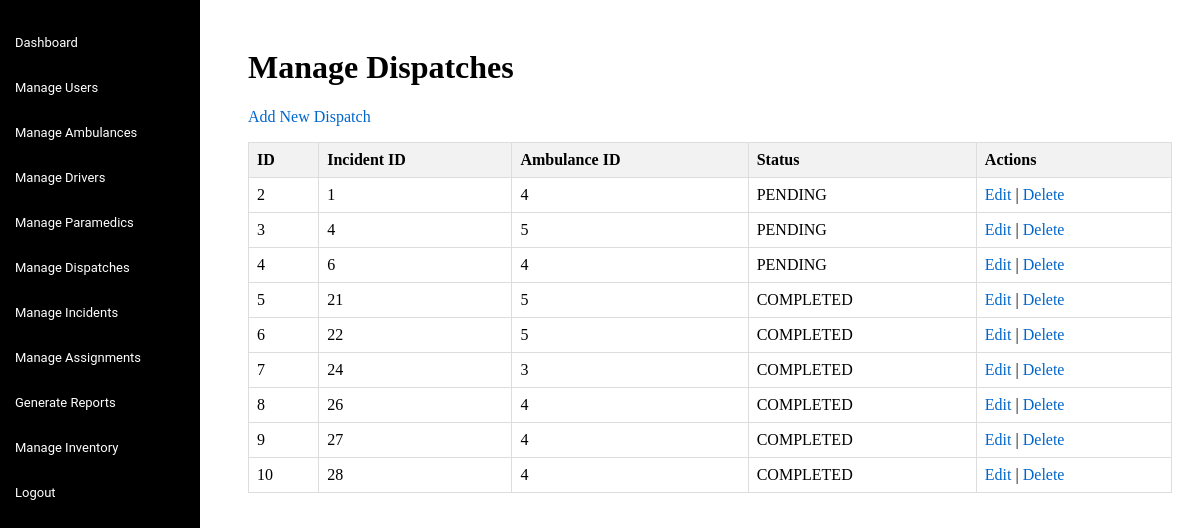
The app's page /admin/dispatches.php (signed in) with its own data.
### tables this page shows
CREATE TABLE `dispatches` (
  `id` int(11) NOT NULL,
  `incident_id` int(11) DEFAULT NULL,
  `ambulance_id` int(11) DEFAULT NULL,
  `paramedic_id` int(11) DEFAULT NULL,
  `dispatch_time` timestamp NOT NULL DEFAULT current_timestamp(),
  `acknowledgment_time` timestamp NULL DEFAULT NULL,
  `completion_time` timestamp NULL DEFAULT NULL,
  `status` enum('PENDING','ACKNOWLEDGED','COMPLETED','CANCELLED') DEFAULT 'PENDING',
  `driver_id` int(11) DEFAULT NULL
);

### admin/dispatches.php (the view, shortened to what this page needs)
<?php
include '../includes/db_connect.php';
$query = "SELECT * FROM dispatches";
$result = mysqli_query($conn, $query);
?>
<!DOCTYPE html>
<html lang="en">
<head>
</head>
<body>
    <?php include 'includes/sidebar.php'; ?>
    <div class="content">
        <h1>Manage Dispatches</h1>
        <p><a href="add_dispatch.php">Add New Dispatch</a></p>
        <table>
            <tr>
                <th>ID</th>
                <th>Incident ID</th>
                <th>Ambulance ID</th>
                <th>Status</th>
                <th>Actions</th>
            </tr>
            <?php while ($row = mysqli_fetch_assoc($result)) { ?>
                <tr>
                    <td><?php echo $row['id']; ?></td>
                    <td><?php echo $row['incident_id']; ?></td>
                    <td><?php echo $row['ambulance_id']; ?></td>
                    <td><?php echo $row['status']; ?></td>
                    <td>
                        <a href="edit_dispatch.php?id=<?php echo $row['id']; ?>">Edit</a> |
                        <a href="delete_dispatch.php?id=<?php echo $row['id']; ?>" onclick="return confirm('Are you sure?');">Delete</a>
                    </td>
                </tr>
            <?php } ?>
        </table>
    </div>
</body>
</html>

### admin/dispatches.php (style rules this page uses)
.content { margin-left: 220px; padding: 20px; }
table { width: 100%; border-collapse: collapse; }
th, td { border: 1px solid #ddd; padding: 8px; text-align: left; }
th { background-color: #f2f2f2; }
a { color: #0066cc; text-decoration: none; }

### admin/includes/sidebar.php (style rules this page uses)
.content { margin-left: 220px; padding: 20px; }

### records on screen
dispatches: id "2", incident "1", ambulance "4", status "PENDING"
dispatches: id "3", incident "4", ambulance "5", status "PENDING"
dispatches: id "4", incident "6", ambulance "4", status "PENDING"
dispatches: id "5", incident "21", ambulance "5", status "COMPLETED"
dispatches: id "6", incident "22", ambulance "5", status "COMPLETED"
dispatches: id "7", incident "24", ambulance "3", status "COMPLETED"
dispatches: id "8", incident "26", ambulance "4", status "COMPLETED"
dispatches: id "9", incident "27", ambulance "4", status "COMPLETED"
dispatches: id "10", incident "28", ambulance "4", status "COMPLETED"
